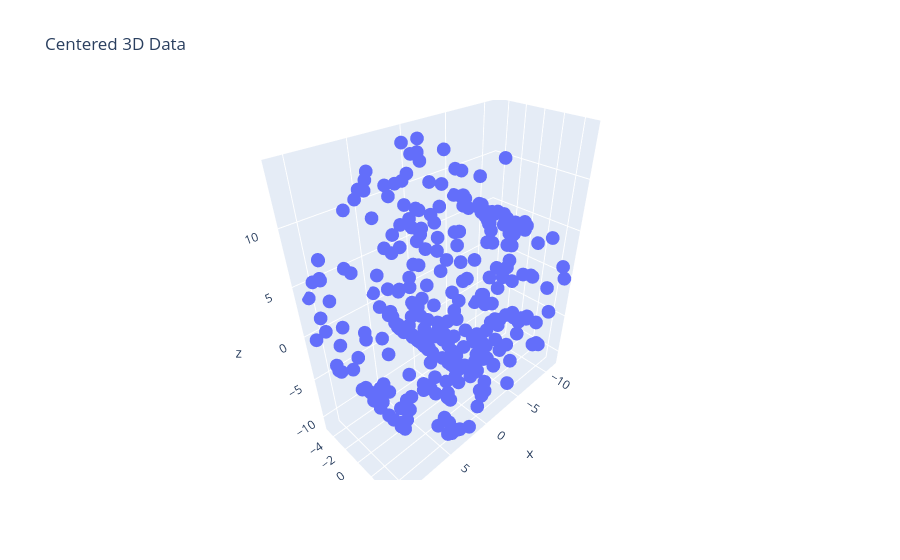
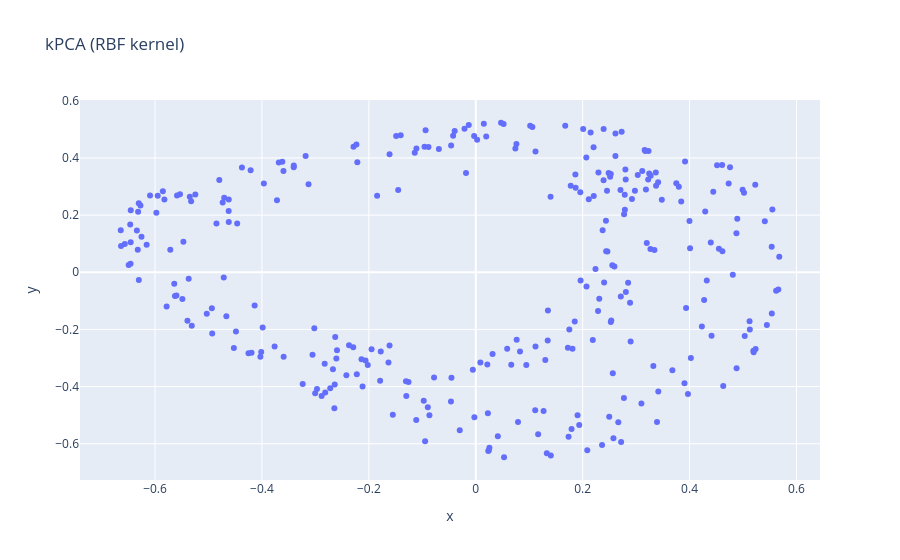

Source (notebook cell) for these figures, in order:
### Markdown cell above
##### Where do we compute $\Lambda_1$ and $V_1$?

```python
    # Eigenvalue decomposition
    eigvals, eigvecs = evd(Kc)

    # Select top-d eigenpairs
    eigvals_d = eigvals[:d]
    eigvecs_d = eigvecs[:, :d]
```
This corresponds to:
- $V_1$ = ``eigvecs_d``
- $\Lambda_1$ = ``diag(eigvals_d)``

So at this point we have: 
$$
Kc = HKH = V_1 \Lambda_1 V_1^\top \text{ (restricted to top d) }
$$

##### Where is $\Lambda_1^{-\frac{1}{2}}$

```python
    # Normalize eigenvectors
    eigvecs_d = eigvecs_d / np.sqrt(eigvals_d) 
```
Dividing each eigenvector $\mathcal{v_i}$ by $\sqrt{\lambda_i}$ is equivalent to $V_1 \Lambda_1^{-\frac{1}{2}} = \Lambda_1^{-\frac{1}{2}} V^\top$ beacause each column $\mathcal{v_i}$ is scaled by $\frac{1}{\sqrt{\lambda_i}}$

So $\Lambda_1^{-\frac{1}{2}}$ is never formed explicitly as a matrix, but its effect is applied here.

##### When do we mcompute $Y=\Lambda_1^{-\frac{1}{2}}V_1^\top HKH$

```python
    # Projection
    Z = eigvecs_d.T @ Kc

```
Substitute  ``eigvecs_d``= $\Lambda_1^{-\frac{1}{2}}V_1^\top$ to get $$Z=\Lambda_1^{-\frac{1}{2}}V_1^\top Kc$$ which is exactly $$Y=\Lambda_1^{-\frac{1}{2}}V_1^\top HKH$$

### Code cell
# Generate nonlinear 3D data
np.random.seed(1848)
n = 300
t = 1.5 * np.pi * (1 + 2 * np.random.rand(n))

X = np.vstack((t * np.cos(t),10 * np.random.rand(n),t * np.sin(t)))  # shape: 3 x n

# Center data using your H

H = centering(n)
X_centered = X @ H

# Plot centered 3D data (Plotly)
fig = px.scatter_3d(x=X_centered[0],y=X_centered[1],z=X_centered[2],title="Centered 3D Data")
fig.show()

# Apply Kernel PCA
Z_rbf, _ = kernel_pca(X, d=2, kernel_func=rbf_kernel, sigma=5.0)

# Plot kPCA result (2D)
fig2 = px.scatter(x=Z_rbf[0],y=Z_rbf[1],title="kPCA (RBF kernel)")
fig2.show()

### Figure 1 — Plotly figure (JSON) as saved in the notebook; plotly's stock layout.template omitted (floating-point values rounded to 4 significant figures; data arrays with more than 128 entries replaced by an {"elided": "..."} marker saying what was removed)
{"data": [{"hovertemplate": "x=%{x}<br>y=%{y}<br>z=%{z}<extra></extra>", "legendgroup": "", "marker": {"color": "#636efa", "symbol": "circle"}, "mode": "markers", "name": "", "scene": "scene", "showlegend": false, "type": "scatter3d", "x": {"elided": "300 float values"}, "y": {"elided": "300 float values"}, "z": {"elided": "300 float values"}}], "layout": {"legend": {"tracegroupgap": 0}, "scene": {"domain": {"x": [0, 1], "y": [0, 1]}, "xaxis": {"title": {"text": "x"}}, "yaxis": {"title": {"text": "y"}}, "zaxis": {"title": {"text": "z"}}}, "title": {"text": "Centered 3D Data"}}}

### Figure 2 — Plotly figure (JSON) as saved in the notebook; plotly's stock layout.template omitted (floating-point values rounded to 4 significant figures; data arrays with more than 128 entries replaced by an {"elided": "..."} marker saying what was removed)
{"data": [{"hovertemplate": "x=%{x}<br>y=%{y}<extra></extra>", "legendgroup": "", "marker": {"color": "#636efa", "symbol": "circle"}, "mode": "markers", "name": "", "orientation": "v", "showlegend": false, "type": "scatter", "x": {"elided": "300 float values"}, "xaxis": "x", "y": {"elided": "300 float values"}, "yaxis": "y"}], "layout": {"legend": {"tracegroupgap": 0}, "title": {"text": "kPCA (RBF kernel)"}, "xaxis": {"anchor": "y", "domain": [0, 1], "title": {"text": "x"}}, "yaxis": {"anchor": "x", "domain": [0, 1], "title": {"text": "y"}}}}
